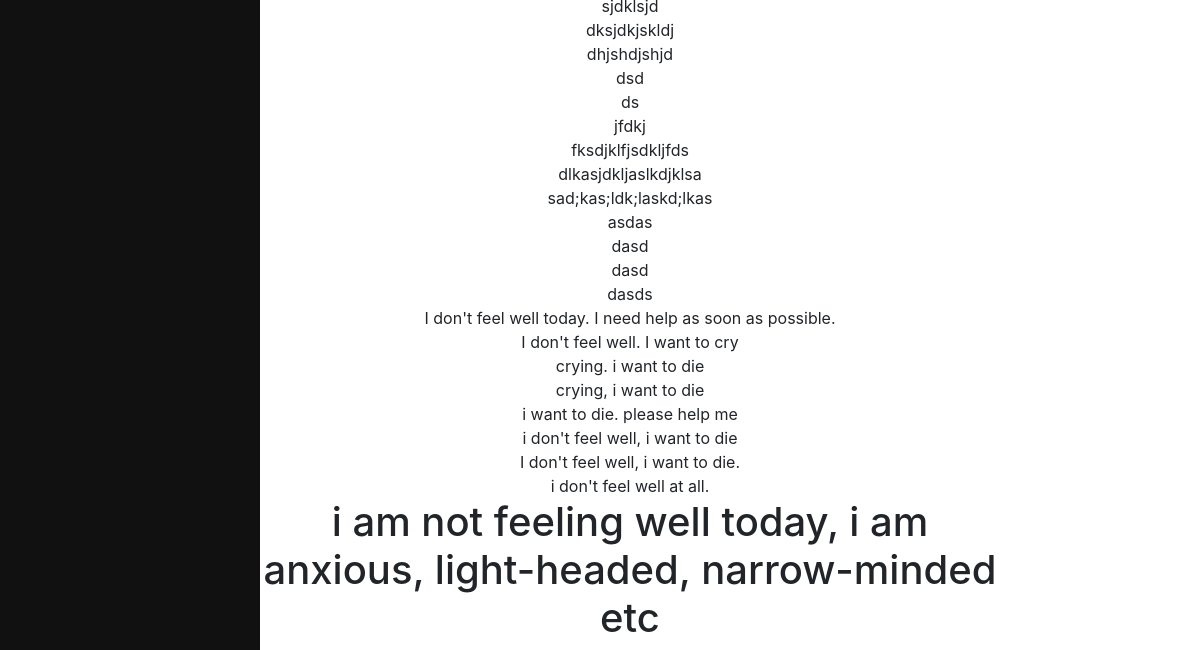
Before: /home/mood_history/ (signed in, lower part) with the older database file.
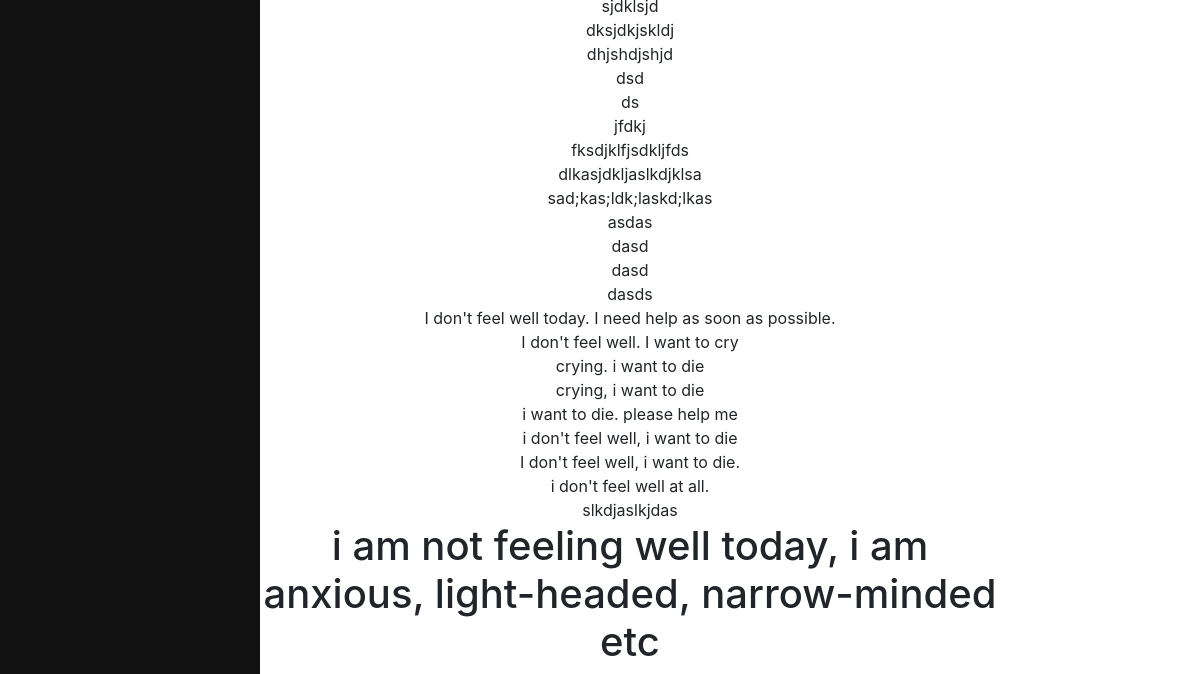
After: the same page with the newer database file.
### mood/models.py (models this page shows, shortened)
class Message(models.Model):
    user = models.ForeignKey(User, on_delete=models.CASCADE, related_name="user", null=True)
    message = models.TextField(blank=True, null=True)
    date_created = models.DateField(auto_now_add=True)

### mood/views.py (the view)
# urls.py: path('mood_history/', views.mood_history, name="mood_history"),
def mood_history(request):
    if request.user.is_authenticated:
        user = request.user
        cur_user = User.objects.get(id=user.id)
        all_messages = User.objects.get(username=user)
        return render(request, "mood/mood_history.html",
                      {
                          "message_history": all_messages.user.all(),
                          "our_class": Message.objects.get(id=1)
                      })
    else:
        pass

### mood/templates/mood/mood_history.html (shortened to what this page needs)
{% extends 'mood/layout.html'%}
{% block body %}
<ul class="no-bullets">
    {% for message in message_history %}
    <li> {{message.message}} </li>
    {% empty %}
    <li> no mood history ! </li>
    {% endfor %}
</ul>
<h1> {{our_class.message}} </h1>
{% endblock %}

Changed rows visible on the page:
added Message: message "slkdjaslkjdas"
